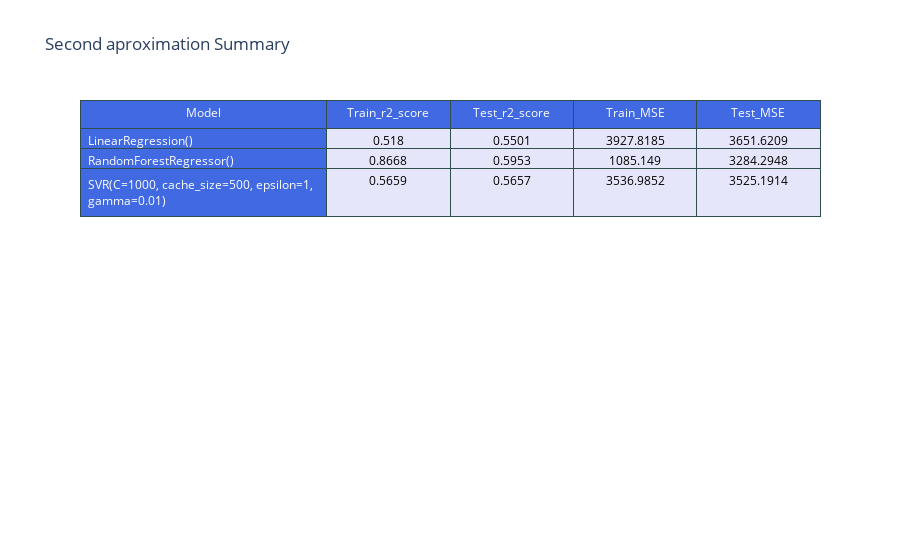

Source (notebook cell):
### Code cell
lr_model = LinearRegression()
rf_model = RandomForestRegressor(n_estimators=100, criterion = 'mse')
sv_model = SVR(kernel= 'rbf', C= 1000, gamma= 0.01, epsilon=1, cache_size = 500)
models = [lr_model, rf_model, sv_model]
df_summ2, df_plot2 =train_models(X2,y2,models)
fig_summary2 = create_table(df_summ2, index = "Model", title = "Second aproximation Summary",plot = True)

### Figure 1 — Plotly figure (JSON) as saved in the notebook; plotly's stock layout.template omitted (floating-point values rounded to 4 significant figures)
{"data": [{"cells": {"align": ["left", "center"], "fill": {"color": ["royalblue", "lavender"]}, "font": {"color": ["white", "black"], "size": 12}, "line": {"color": "darkslategray"}, "values": [["LinearRegression()", "RandomForestRegressor()", "SVR(C=1000, cache_size=500, epsilon=1, gamma=0.01)"], [0.518, 0.8668, 0.5659], [0.5501, 0.5953, 0.5657], [3928.0, 1085.0, 3537.0], [3652.0, 3284.0, 3525.0]]}, "columnwidth": [200, 100], "header": {"align": "center", "fill": {"color": "royalblue"}, "font": {"color": "white", "size": 12}, "line": {"color": "darkslategray"}, "values": ["Model", "Train_r2_score", "Test_r2_score", "Train_MSE", "Test_MSE"]}, "type": "table"}], "layout": {"title": {"text": "Second aproximation Summary"}}}
